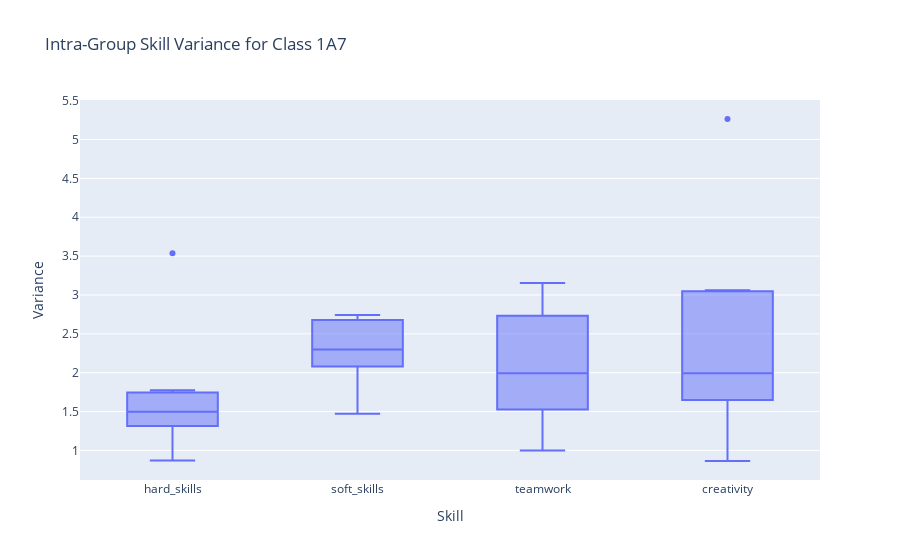

The cell this chart's notebook holds for it:
### Markdown cell above
### Evaluation of Approach 2
To evaluate the balance of the groups, we can look at the variance of skills within each group. A lower variance indicates that the skills are more evenly distributed. We expect that all groups will have a similar, low variance for each skill.

### Code cell
group_variances = class_df.groupby('balanced_group')[features].var().reset_index()
group_variances_melted = group_variances.melt(id_vars='balanced_group', var_name='Skill', value_name='Variance')

fig = px.box(group_variances_melted, x='Skill', y='Variance', title=f'Intra-Group Skill Variance for Class {selected_class}')
fig.show()

### Figure 1 — Plotly figure (JSON) as saved in the notebook; plotly's stock layout.template omitted (floating-point values rounded to 4 significant figures)
{"data": [{"alignmentgroup": "True", "hovertemplate": "Skill=%{x}<br>Variance=%{y}<extra></extra>", "legendgroup": "", "marker": {"color": "#636efa"}, "name": "", "notched": false, "offsetgroup": "", "orientation": "v", "showlegend": false, "type": "box", "x": ["hard_skills", "hard_skills", "hard_skills", "hard_skills", "hard_skills", "hard_skills", "hard_skills", "soft_skills", "soft_skills", "soft_skills", "soft_skills", "soft_skills", "soft_skills", "soft_skills", "teamwork", "teamwork", "teamwork", "teamwork", "teamwork", "teamwork", "teamwork", "creativity", "creativity", "creativity", "creativity", "creativity", "creativity", "creativity"], "x0": " ", "xaxis": "x", "y": [3.537, 1.496, 1.26, 1.658, 1.472, 0.8709, 1.776, 2.051, 1.471, 2.744, 2.723, 2.298, 2.549, 2.168, 3.154, 2.828, 1.992, 1.951, 1.384, 0.9987, 2.443, 1.547, 1.992, 5.264, 1.954, 3.062, 3.001, 0.864], "y0": " ", "yaxis": "y"}], "layout": {"boxmode": "group", "legend": {"tracegroupgap": 0}, "title": {"text": "Intra-Group Skill Variance for Class 1A7"}, "xaxis": {"anchor": "y", "domain": [0, 1], "title": {"text": "Skill"}}, "yaxis": {"anchor": "x", "domain": [0, 1], "title": {"text": "Variance"}}}}
